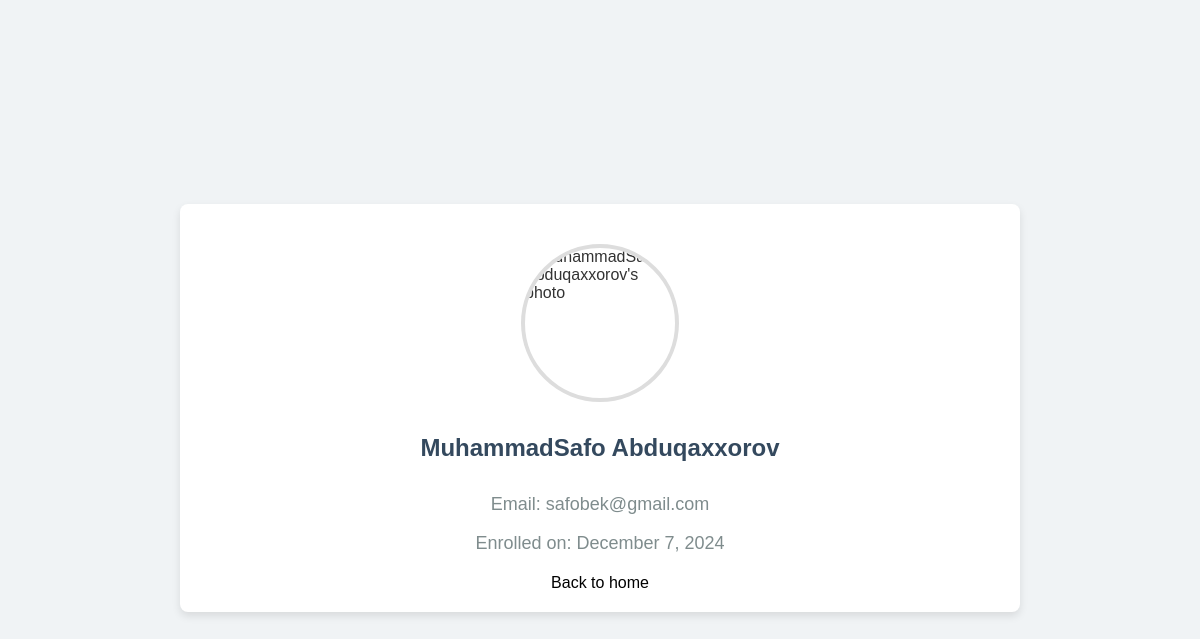
Screenshot of /student/9/ with the database file from the repository.
### manager/models.py (models this page shows, shortened)
class Student(models.Model):
    name = models.CharField(max_length=100)
    email = models.CharField(max_length=100, null=True, blank=True)
    photo = models.ImageField(upload_to='photos/', null=True, blank=True)
    enrolled_at = models.DateTimeField(auto_now_add=True)
    course = models.ForeignKey(Course, on_delete=models.CASCADE, null=True, blank=True)

### manager/views.py (the view)
# urls.py: path('student/<int:pk>/', student, name='student'),
def student(request: WSGIRequest, pk):
    student = get_object_or_404(Student, pk=pk)
    context = {
        'student': student
    }
    return render(request, 'students.html', context)

### templates/students.html (shortened to what this page needs)
<!DOCTYPE html>
<html lang="en">
<head>
    {% load static %}
</head>
<body>
<div class="container">
    {% if student.photo %}
    <img src="{{ student.photo.url }}" class="student-photo" alt="{{ student.name }}'s photo">
    {% else %}
    <img src="https://img.freepik.com/premium-vector/default-avatar-profile-icon-social-media-user-image-gray-avatar-icon-blank-profile-silhouette-vector-illustration_561158-3383.jpg", class="student-photo", alt="{{ student.name }}'s photo">
    {% endif %}
    <div class="student-info">
        <h4>{{ student.name }}</h4>
        <p>Email: {{ student.email }}</p>
        <p>Enrolled on: {{ student.enrolled_at|date:"F j, Y" }}</p>
    </div>
    <a href="{% url 'home' %}" class="back-link">Back to home</a>
</div>
</body>
</html>

### templates/students.html (style rules this page uses)
body { background-color: #f0f3f5; font-family: 'Arial', sans-serif; color: #333; display: flex; justify-content: center; user-select: none; align-items: center; min-height: 100vh; }
.container { max-width: 800px; width: 100%; padding: 20px; background-color: #fff; box-shadow: 0 4px 8px rgba(0, 0, 0, 0.1); border-radius: 8px; }
.student-photo { display: block; margin: 20px auto; border-radius: 50%; width: 150px; height: 150px; border: 4px solid #ddd; }
.student-info { text-align: center; font-size: 18px; }
.student-info h4 { font-size: 24px; font-weight: bold; color: #34495e; }
.student-info p { color: #7f8c8d; }
.back-link { display: block; text-align: center; text-decoration: none; font-style: bold; color: black; margin-top: 20px; font-size: 16px; }

### rows the page displays
Student: name "MuhammadSafo Abduqaxxorov", email "safobek@gmail.com", enrolled_at "December 7, 2024"
